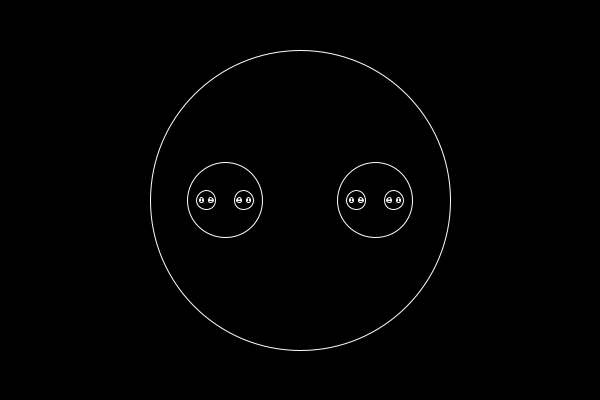
Frame 1 (no input)
Frame 60 (the mouse pressed at the canvas centre just before this capture): identical to frame 1, image omitted
Frame 120 (the mouse held since frame 60 and released just before this capture): identical to frame 1, image omitted

The Processing sketch that drew this single still picture (run headless with seeded random() and noise(); from frame 60 on, the mouse is pressed at the canvas centre):

// Processing sketch: Recursion
// ── Recursion.pde
void setup() {
  size(600, 400);
}

void draw() {
  background(0);
  stroke(255);
  strokeWeight(1);
  noFill();
  
  drawCircle(300, 200, 300);
}

void drawCircle(float x, float y, float d) {
  ellipse(x, y, d, d);
  if (d > 2) {
    float newD = d * 0.25;
    drawCircle(x + newD, y, newD);
    drawCircle(x - newD, y, newD);
    //drawCircle(x, y + d * 0.5, d * 0.5);
  }
}
